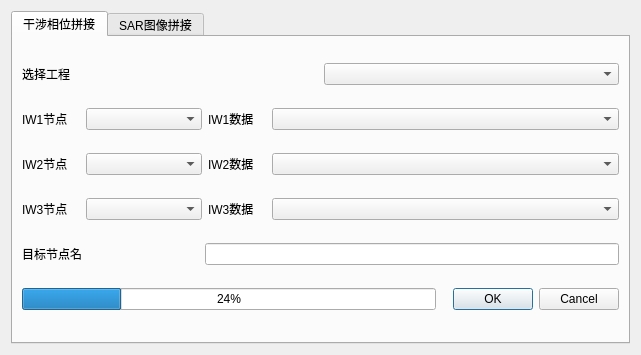
<?xml version="1.0" encoding="UTF-8"?>
<ui version="4.0">
 <class>S1_swath_merge</class>
 <widget class="QWidget" name="S1_swath_merge">
  <property name="geometry">
   <rect>
    <x>0</x>
    <y>0</y>
    <width>641</width>
    <height>355</height>
   </rect>
  </property>
  <property name="windowTitle">
   <string>哨兵一号子带拼接</string>
  </property>
  <property name="windowIcon">
   <iconset resource="../QtWidgetsApplication3.qrc">
    <normaloff>:/QtWidgetsApplication3/bin/icon/swath_merge.png</normaloff>:/QtWidgetsApplication3/bin/icon/swath_merge.png</iconset>
  </property>
  <layout class="QVBoxLayout" name="verticalLayout">
   <item>
    <widget class="QTabWidget" name="tabWidget">
     <property name="currentIndex">
      <number>0</number>
     </property>
     <widget class="QWidget" name="tab">
      <attribute name="title">
       <string>干涉相位拼接</string>
      </attribute>
      <layout class="QVBoxLayout" name="verticalLayout_2">
       <item>
        <layout class="QHBoxLayout" name="horizontalLayout" stretch="5,5">
         <item>
          <widget class="QLabel" name="label">
           <property name="text">
            <string>选择工程</string>
           </property>
          </widget>
         </item>
         <item>
          <widget class="QComboBox" name="comboBox_project"/>
         </item>
        </layout>
       </item>
       <item>
        <layout class="QHBoxLayout" name="horizontalLayout_2" stretch="1,2,1,6">
         <item>
          <widget class="QLabel" name="label_2">
           <property name="text">
            <string>IW1节点</string>
           </property>
          </widget>
         </item>
         <item>
          <widget class="QComboBox" name="comboBox_IW1_node"/>
         </item>
         <item>
          <widget class="QLabel" name="label_6">
           <property name="text">
            <string>IW1数据</string>
           </property>
          </widget>
         </item>
         <item>
          <widget class="QComboBox" name="comboBox_IW1_data"/>
         </item>
        </layout>
       </item>
       <item>
        <layout class="QHBoxLayout" name="horizontalLayout_3" stretch="1,2,1,6">
         <item>
          <widget class="QLabel" name="label_3">
           <property name="text">
            <string>IW2节点</string>
           </property>
          </widget>
         </item>
         <item>
          <widget class="QComboBox" name="comboBox_IW2_node"/>
         </item>
         <item>
          <widget class="QLabel" name="label_7">
           <property name="text">
            <string>IW2数据</string>
           </property>
          </widget>
         </item>
         <item>
          <widget class="QComboBox" name="comboBox_IW2_data"/>
         </item>
        </layout>
       </item>
       <item>
        <layout class="QHBoxLayout" name="horizontalLayout_4" stretch="1,2,1,6">
         <item>
          <widget class="QLabel" name="label_4">
           <property name="text">
            <string>IW3节点</string>
           </property>
          </widget>
         </item>
         <item>
          <widget class="QComboBox" name="comboBox_IW3_node"/>
         </item>
         <item>
          <widget class="QLabel" name="label_8">
           <property name="text">
            <string>IW3数据</string>
           </property>
          </widget>
         </item>
         <item>
          <widget class="QComboBox" name="comboBox_IW3_data"/>
         </item>
        </layout>
       </item>
       <item>
        <layout class="QHBoxLayout" name="horizontalLayout_5" stretch="3,7">
         <item>
          <widget class="QLabel" name="label_5">
           <property name="text">
            <string>目标节点名</string>
           </property>
          </widget>
         </item>
         <item>
          <widget class="QLineEdit" name="lineEdit_dstNode"/>
         </item>
        </layout>
       </item>
       <item>
        <layout class="QHBoxLayout" name="horizontalLayout_6" stretch="7,3">
         <item>
          <widget class="QProgressBar" name="progressBar">
           <property name="value">
            <number>24</number>
           </property>
          </widget>
         </item>
         <item>
          <widget class="QDialogButtonBox" name="buttonBox">
           <property name="standardButtons">
            <set>QDialogButtonBox::Cancel|QDialogButtonBox::Ok</set>
           </property>
          </widget>
         </item>
        </layout>
       </item>
      </layout>
     </widget>
     <widget class="QWidget" name="tab_2">
      <attribute name="title">
       <string>SAR图像拼接</string>
      </attribute>
      <layout class="QVBoxLayout" name="verticalLayout_3"/>
     </widget>
    </widget>
   </item>
  </layout>
 </widget>
 <resources>
  <include location="../QtWidgetsApplication3.qrc"/>
 </resources>
 <connections/>
</ui>
